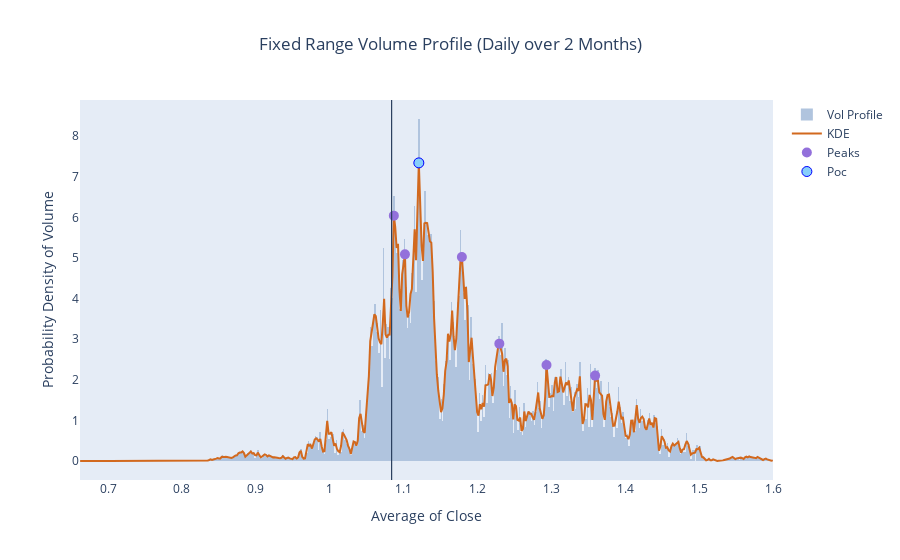

Here is the notebook cell this chart was saved with:
### Code cell
def get_volume_profile(data):

        '''
        Fundamentals:

        * This function measure the probability density of a event fall into the corresponding bin getting peaks and vallyes of the gaussian funtion. 
        * Is used as measure of frequency of price reached which is result of *probability density*, 
        the area of each bar corresponds to the probability that an event will fall into the corresponding bin (here, the sum of all bin AREAS equals 1).
        Once histogram can lead to a perfect and accurate detection of peaks and vallyes due bins is applied kernel density estimation.
        * Kernel density estimation is a way to estimate the probability density function (PDF) of a random variable in a non-parametric way. 
        gaussian_kde works for both uni-variate and multi-variate data.
        * The strategy is to act in High Volume Nodes, "where the volume is high is where the price moves out" 
        
        Conditions:

        __kde_factor__ : [0;1], the highest he value the smooth the line of p.density of volume and less peaks and valleys are detected. 
        Is used a default of 0.02 for daily analizes and 0.04 for weekly analizes, this values are choosed by testing several values until get the most relaible.   
        https://aakinshin.net/posts/kde-bw/
        '''

        current_close_value = data.tail(1).close.iloc[0]
        
        # Daily 
        kde_factor = .01 #.02
        step = 500
        kde = stats.gaussian_kde(data.close, weights=data.volume, bw_method=kde_factor)
        xr = np.linspace(data.close.min(), data.close.max(),step)
        kdy = kde(xr)

        # Find Peaks of the distribution
        peaks, _ = find_peaks(kdy, prominence=1)

        close_avg_peak = xr[peaks]
        volume_pd_peak = kdy[peaks]
        
        peak_df = pd.DataFrame({'close_avg': close_avg_peak, 'volume_prob_d': volume_pd_peak})


        peak_df = peak_df.sort_values(by='close_avg', ascending=True)
        peak_df.reset_index(inplace=True, drop=True)

        peak_df['peakvall_order'] = peak_df['close_avg'].rank(method='first')
        peak_df['poc_order'] = peak_df['volume_prob_d'].rank(method='first', ascending=False)


        # VIZUALIZATION
        # FRVP daily chart
        fig = go.Figure()
        fig.add_trace(go.Histogram(name='Vol Profile',
                                x=data.close,  ## Ver porque é que não se usa resultados em vez dos dados
                                y=data.volume, 
                                nbinsx=step, 
                                histfunc='sum', 
                                histnorm='probability density', #'density', #'percent', #'probability', #'probability density',
                                marker_color='#B0C4DE'))
                        
        fig.add_trace(go.Scatter(name='KDE',
                                x=xr, 
                                y=kdy, 
                                mode='lines', 
                                marker_color='#D2691E'))

        fig.add_trace(go.Scatter(name="Peaks", x=close_avg_peak, y=volume_pd_peak, 
                                mode='markers', 
                                marker=dict(size=10, color="MediumPurple")))

        fig.add_trace(go.Scatter(name="Poc", 
                                x=peak_df[peak_df['poc_order'] == 1].close_avg, 
                                y=peak_df[peak_df['poc_order'] == 1].volume_prob_d, 
                                mode='markers',
                                text=[peak_df[peak_df['poc_order'] == 1].poc_order],
                                marker=dict(color='LightSkyBlue',
                                                size=10,
                                                line=dict(color='blue',
                                                        width=1)))
        )

        fig.update_layout(
                title=dict(text='Fixed Range Volume Profile (Daily over 2 Months)', x=0.5),
                xaxis_title="Average of Close",
                yaxis_title="Probability Density of Volume",
                xaxis=dict(zeroline=False, showgrid=False), 
                yaxis=dict(zeroline=False, showgrid=False)
                )

        fig.add_vrect(name="Current Close Price",
                        x0=current_close_value,
                        x1=current_close_value,
                        fillcolor='orange',
                        opacity=1,
                        line_width=1
                        )
        
        # fig.add_vrect(name="Support Line",
        #                 x0=support,
        #                 x1=support,
        #                 fillcolor='orange',
        #                 opacity=1,
        #                 line_width=3
        #                 )
        
        # fig.add_vrect(name="Resistence Line",
        #                 x0=resistence,
        #                 x1=resistence,
        #                 fillcolor='orange',
        #                 opacity=1,
        #                 line_width=3
        #                 )
        
        fig.show()

        return peak_df

get_volume_profile(data)

### Figure 1 — Plotly figure (JSON) as saved in the notebook; plotly's stock layout.template omitted (floating-point values rounded to 4 significant figures; data arrays with more than 128 entries replaced by an {"elided": "..."} marker saying what was removed)
{"data": [{"histfunc": "sum", "histnorm": "probability density", "marker": {"color": "#B0C4DE"}, "name": "Vol Profile", "nbinsx": 500, "type": "histogram", "x": {"elided": "10000 float values"}, "y": {"elided": "10000 int values"}}, {"marker": {"color": "#D2691E"}, "mode": "lines", "name": "KDE", "type": "scatter", "x": {"elided": "500 float values"}, "y": {"elided": "500 float values"}}, {"marker": {"color": "MediumPurple", "size": 10}, "mode": "markers", "name": "Peaks", "type": "scatter", "x": [1.087, 1.102, 1.121, 1.179, 1.23, 1.293, 1.359], "y": [6.041, 5.089, 7.34, 5.023, 2.889, 2.363, 2.103]}, {"marker": {"color": "LightSkyBlue", "line": {"color": "blue", "width": 1}, "size": 10}, "mode": "markers", "name": "Poc", "text": ["2    1.0\nName: poc_order, dtype: float64"], "type": "scatter", "x": [1.121], "y": [7.34]}], "layout": {"shapes": [{"fillcolor": "orange", "line": {"width": 1}, "name": "Current Close Price", "opacity": 1, "type": "rect", "x0": 1.084, "x1": 1.084, "xref": "x", "y0": 0, "y1": 1, "yref": "y domain"}], "title": {"text": "Fixed Range Volume Profile (Daily over 2 Months)", "x": 0.5}, "xaxis": {"showgrid": false, "title": {"text": "Average of Close"}, "zeroline": false}, "yaxis": {"showgrid": false, "title": {"text": "Probability Density of Volume"}, "zeroline": false}}}
